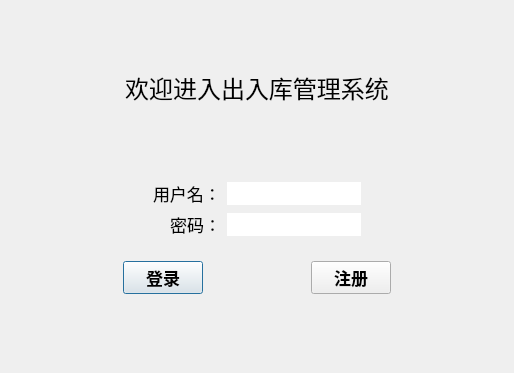
<?xml version="1.0" encoding="UTF-8"?>
<ui version="4.0">
 <class>logInDialog</class>
 <widget class="QDialog" name="logInDialog">
  <property name="geometry">
   <rect>
    <x>0</x>
    <y>0</y>
    <width>514</width>
    <height>373</height>
   </rect>
  </property>
  <property name="font">
   <font>
    <family>楷体</family>
   </font>
  </property>
  <property name="windowTitle">
   <string>Dialog</string>
  </property>
  <property name="windowIcon">
   <iconset resource="res.qrc">
    <normaloff>:/storagemainpicture.png</normaloff>:/storagemainpicture.png</iconset>
  </property>
  <layout class="QGridLayout" name="gridLayout_2">
   <item row="4" column="0">
    <widget class="QWidget" name="widget_2" native="true">
     <layout class="QHBoxLayout" name="horizontalLayout">
      <item>
       <spacer name="horizontalSpacer_3">
        <property name="orientation">
         <enum>Qt::Horizontal</enum>
        </property>
        <property name="sizeHint" stdset="0">
         <size>
          <width>40</width>
          <height>20</height>
         </size>
        </property>
       </spacer>
      </item>
      <item>
       <widget class="QPushButton" name="logInPushButton">
        <property name="font">
         <font>
          <family>华文新魏</family>
          <pointsize>13</pointsize>
          <italic>false</italic>
          <bold>true</bold>
         </font>
        </property>
        <property name="text">
         <string>登录</string>
        </property>
       </widget>
      </item>
      <item>
       <spacer name="horizontalSpacer_5">
        <property name="orientation">
         <enum>Qt::Horizontal</enum>
        </property>
        <property name="sizeHint" stdset="0">
         <size>
          <width>40</width>
          <height>20</height>
         </size>
        </property>
       </spacer>
      </item>
      <item>
       <widget class="QPushButton" name="exitPushButton">
        <property name="font">
         <font>
          <family>华文新魏</family>
          <pointsize>13</pointsize>
          <italic>false</italic>
          <bold>true</bold>
         </font>
        </property>
        <property name="text">
         <string>注册</string>
        </property>
       </widget>
      </item>
      <item>
       <spacer name="horizontalSpacer_4">
        <property name="orientation">
         <enum>Qt::Horizontal</enum>
        </property>
        <property name="sizeHint" stdset="0">
         <size>
          <width>40</width>
          <height>20</height>
         </size>
        </property>
       </spacer>
      </item>
     </layout>
    </widget>
   </item>
   <item row="5" column="0">
    <spacer name="verticalSpacer">
     <property name="orientation">
      <enum>Qt::Vertical</enum>
     </property>
     <property name="sizeHint" stdset="0">
      <size>
       <width>20</width>
       <height>40</height>
      </size>
     </property>
    </spacer>
   </item>
   <item row="1" column="0">
    <widget class="QLabel" name="headerLabel">
     <property name="font">
      <font>
       <family>隶书</family>
       <pointsize>18</pointsize>
       <italic>false</italic>
       <bold>false</bold>
      </font>
     </property>
     <property name="text">
      <string>欢迎进入出入库管理系统</string>
     </property>
     <property name="alignment">
      <set>Qt::AlignCenter</set>
     </property>
    </widget>
   </item>
   <item row="3" column="0">
    <widget class="QWidget" name="widget" native="true">
     <layout class="QGridLayout" name="gridLayout">
      <item row="1" column="2">
       <widget class="QLineEdit" name="pwdLineEdit">
        <property name="frame">
         <bool>false</bool>
        </property>
        <property name="echoMode">
         <enum>QLineEdit::Password</enum>
        </property>
       </widget>
      </item>
      <item row="0" column="1">
       <widget class="QLabel" name="label_2">
        <property name="font">
         <font>
          <family>隶书</family>
          <pointsize>13</pointsize>
          <italic>false</italic>
          <bold>false</bold>
         </font>
        </property>
        <property name="text">
         <string>用户名：</string>
        </property>
       </widget>
      </item>
      <item row="1" column="1">
       <widget class="QLabel" name="label_3">
        <property name="font">
         <font>
          <family>隶书</family>
          <pointsize>13</pointsize>
          <italic>false</italic>
          <bold>false</bold>
         </font>
        </property>
        <property name="text">
         <string>密码：</string>
        </property>
        <property name="alignment">
         <set>Qt::AlignRight|Qt::AlignTrailing|Qt::AlignVCenter</set>
        </property>
       </widget>
      </item>
      <item row="0" column="3">
       <spacer name="horizontalSpacer">
        <property name="orientation">
         <enum>Qt::Horizontal</enum>
        </property>
        <property name="sizeHint" stdset="0">
         <size>
          <width>40</width>
          <height>20</height>
         </size>
        </property>
       </spacer>
      </item>
      <item row="0" column="2">
       <widget class="QLineEdit" name="adminLineEdit">
        <property name="frame">
         <bool>false</bool>
        </property>
       </widget>
      </item>
      <item row="0" column="0">
       <spacer name="horizontalSpacer_2">
        <property name="orientation">
         <enum>Qt::Horizontal</enum>
        </property>
        <property name="sizeHint" stdset="0">
         <size>
          <width>40</width>
          <height>20</height>
         </size>
        </property>
       </spacer>
      </item>
     </layout>
    </widget>
   </item>
   <item row="0" column="0">
    <spacer name="verticalSpacer_2">
     <property name="orientation">
      <enum>Qt::Vertical</enum>
     </property>
     <property name="sizeHint" stdset="0">
      <size>
       <width>20</width>
       <height>40</height>
      </size>
     </property>
    </spacer>
   </item>
   <item row="2" column="0">
    <spacer name="verticalSpacer_3">
     <property name="orientation">
      <enum>Qt::Vertical</enum>
     </property>
     <property name="sizeHint" stdset="0">
      <size>
       <width>20</width>
       <height>40</height>
      </size>
     </property>
    </spacer>
   </item>
  </layout>
 </widget>
 <resources>
  <include location="res.qrc"/>
 </resources>
 <connections/>
</ui>
